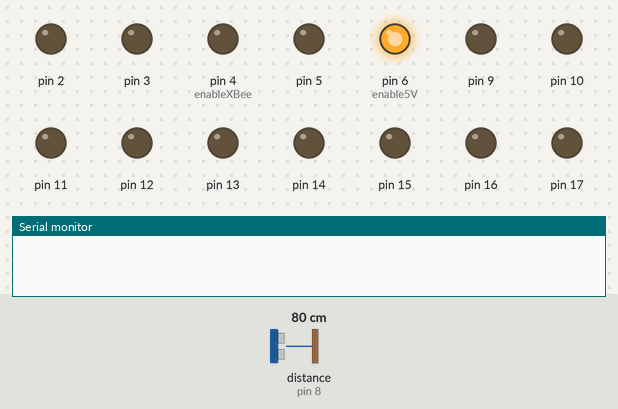
Simulated run of this sketch. Board: Arduino Uno, built with avr-gcc and run on an emulated ATmega328P. On the bench: output pins drawn as LEDs (lit = HIGH), the last lines printed to the serial monitor. Wiring (inferred from the names in the program): ultrasonic range finder: trigger pin 7; echo pin 8. The test bench sets the inputs (shaded band); at power-on: distance to the obstacle (sensor on pin 8) 80 cm. The echo pulse lasts 58.3 µs per cm; pins used as bus, display or sensor lines are not drawn.

Above: at 0.1 s.
At 121.7 s:
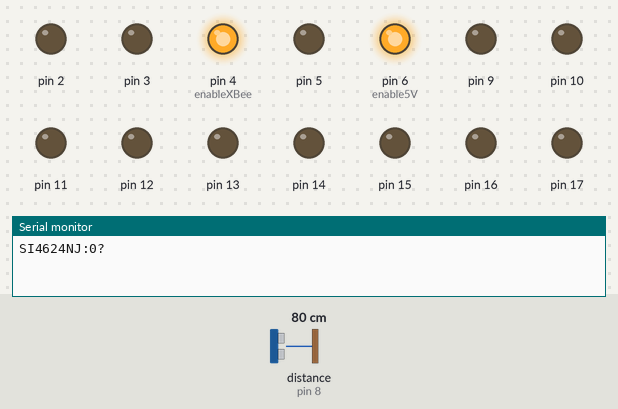
Timing chart, 0 to 124.2 s (numbered marks = the images above):
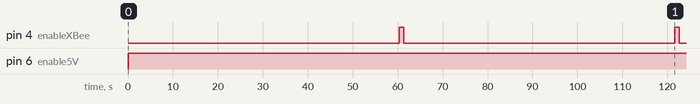

The sketch:

soapDispenserSender.ino
```cpp
/**
 * Hardware Connections:
 *  Arduino | HC-SR04
 *  -------------------
 *    5V    |   VCC
 *    7     |   Trig
 *    8     |   Echo
 *    GND   |   GND
 *
 */


const int enableXBee = 4;
const int enable5V = 6;
const int TRIG_PIN = 7;
const int ECHO_PIN = 8;

bool depressed = false;
int depressedCounter = 0;
unsigned long initialTime;
unsigned long currentTime;
const String DEVICE_GUID = "SI4624NJ";
String message;

// Anything over 400 cm (23200 us pulse) is "out of range"
const unsigned int MAX_DIST = 23200;

void setup() {
  for(int i = 0; i <= 20; i++){
    if(i != 8){
      pinMode(i, OUTPUT);
    }
  }

  Serial.begin(9600);
}

void loop() {
  initialTime = millis();

  do{
    currentTime = millis();
    unsigned long t1;
    unsigned long t2;
    unsigned long pulse_width;
    float measuredDistance;

    digitalWrite(enable5V, HIGH);
    delay(100);
    // Hold the trigger pin high for at least 10 us
    digitalWrite(TRIG_PIN, HIGH);
    delayMicroseconds(10);
    digitalWrite(TRIG_PIN, LOW);

    // Wait for pulse on echo pin
    while ( digitalRead(ECHO_PIN) == 0 );

    // Measure how long the echo pin was held high (pulse width)
    // Note: the micros() counter will overflow after ~70 min
    t1 = micros();
    while ( digitalRead(ECHO_PIN) == 1);
    t2 = micros();
    pulse_width = t2 - t1;

    measuredDistance = pulse_width / 58.0;

    if(measuredDistance < 8.25 && depressed == false){
      depressed = true;
    }
    else if(measuredDistance > 8.25 && depressed == true){
      depressedCounter++;
      depressed = false;
    }
    delay(100);
  } while((currentTime - initialTime) < 60000);

  message = DEVICE_GUID + ":" + String((int)depressedCounter) + "?";

  digitalWrite(enableXBee, HIGH);
  delay(500);
  Serial.println(message);
  delay(500);
  digitalWrite(enable5V, LOW);
  digitalWrite(enableXBee, LOW);
  depressedCounter = 0;
}
```

Measured:
- by itself, pin 4 (enableXBee): alternates HIGH for 1.0 s and LOW for 60.3 s
- by itself, pin 6 (enable5V): LOW → HIGH at 0.00 s
